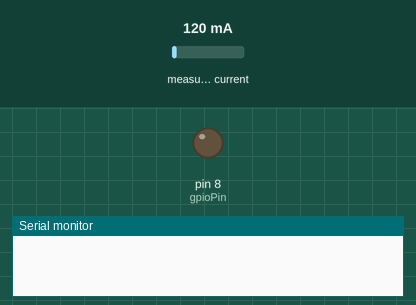
Simulated run of this sketch. Board: Arduino Uno, built with avr-gcc and run on an emulated ATmega328P. Parts: output pins drawn as LEDs (lit = HIGH), the last lines printed to the serial monitor. The inputs (shaded band) are chosen by the test bench; at power-on: measured current 120 mA.

Above: at 0.08 s.
At 1.2 s:
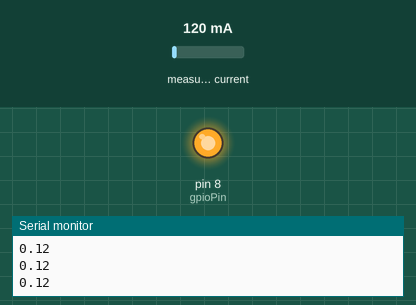
1.3 s: measured current set to 92 mA
2.9 s: measured current set to 80 mA
Timing chart, 0 to 5.9 s (numbered marks = the images above; inputs shaded):
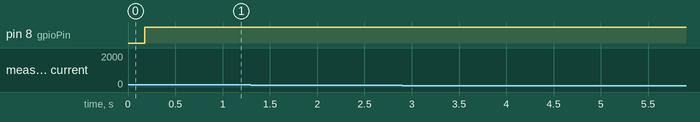

The sketch:

sensor_reader_oneaverage.ino
```cpp
#include "EmonLib.h"
EnergyMonitor emon1;

const int gpioPin = 8;
const double irmsTreshold = 0.2; //In Percent!
const int numReadings = 10;
bool isOn = false;
double readings[10];
int readIndex = 0;
double total = 0;
double average = 0;

void setup() {
  Serial.begin(9600);
  emon1.current(1, 111.1);
  pinMode(gpioPin, OUTPUT);
}

void calculateAverage(double value) {
  total = total - readings[readIndex];
  readings[readIndex] = value;

  total = total + readings[readIndex];

  readIndex = readIndex + 1;

  if (readIndex >= numReadings) {
    readIndex = 0;
  }

  average = total / numReadings;
}

void loop() {
  double irms = emon1.calcIrms(1480);
  calculateAverage(irms);
  Serial.println(irms); //Remove when done

  if(irms > (average + average * irmsTreshold) && !isOn) {
       isOn = true;
       digitalWrite(gpioPin, HIGH);
       Serial.println("Waschmaschiene AN");
  } else if(irms < (average - average * irmsTreshold) && isOn) {
    digitalWrite(gpioPin, LOW);
    isOn = false;
    Serial.println("Waschmaschiene AUS");
  }
}
```
